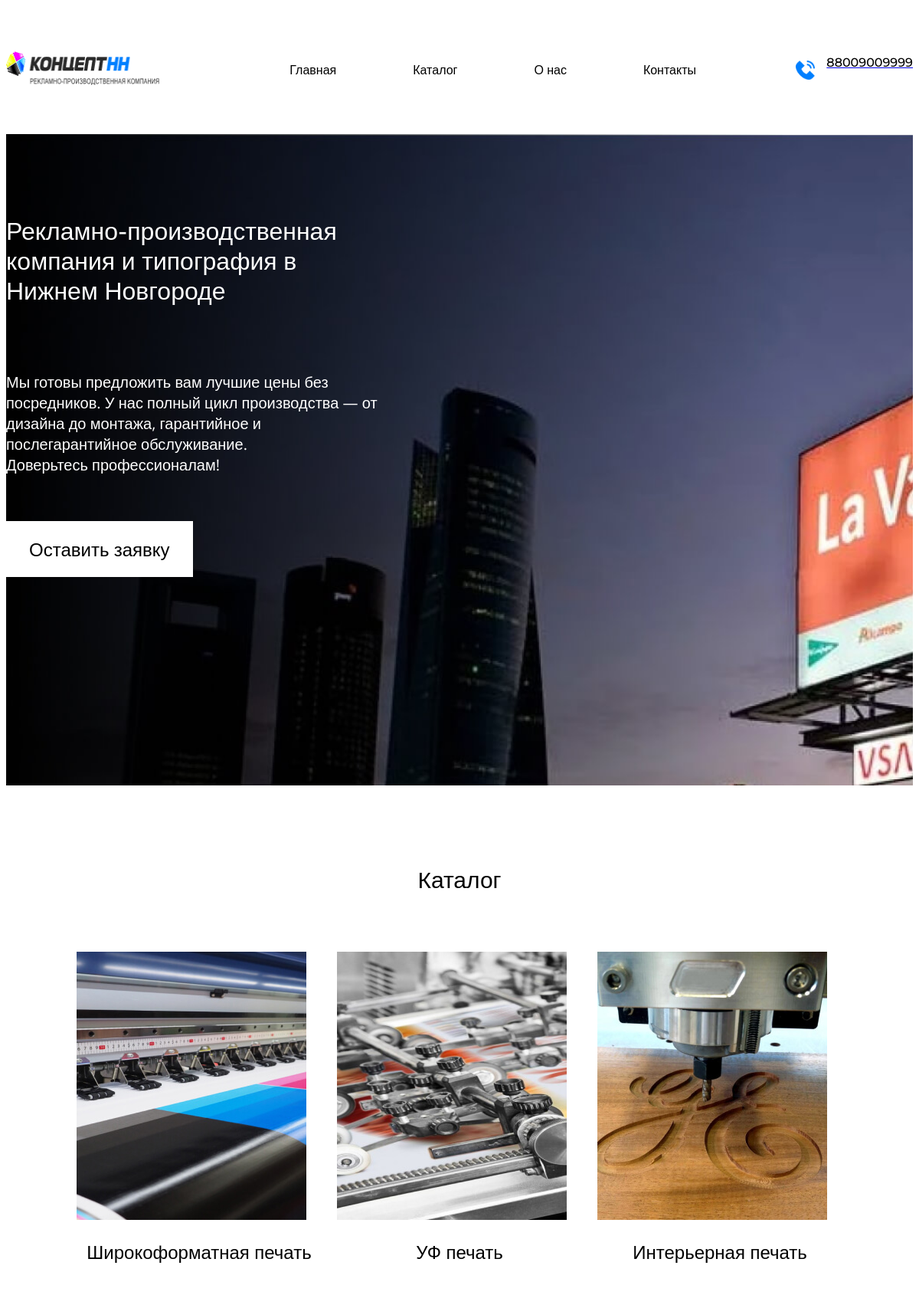
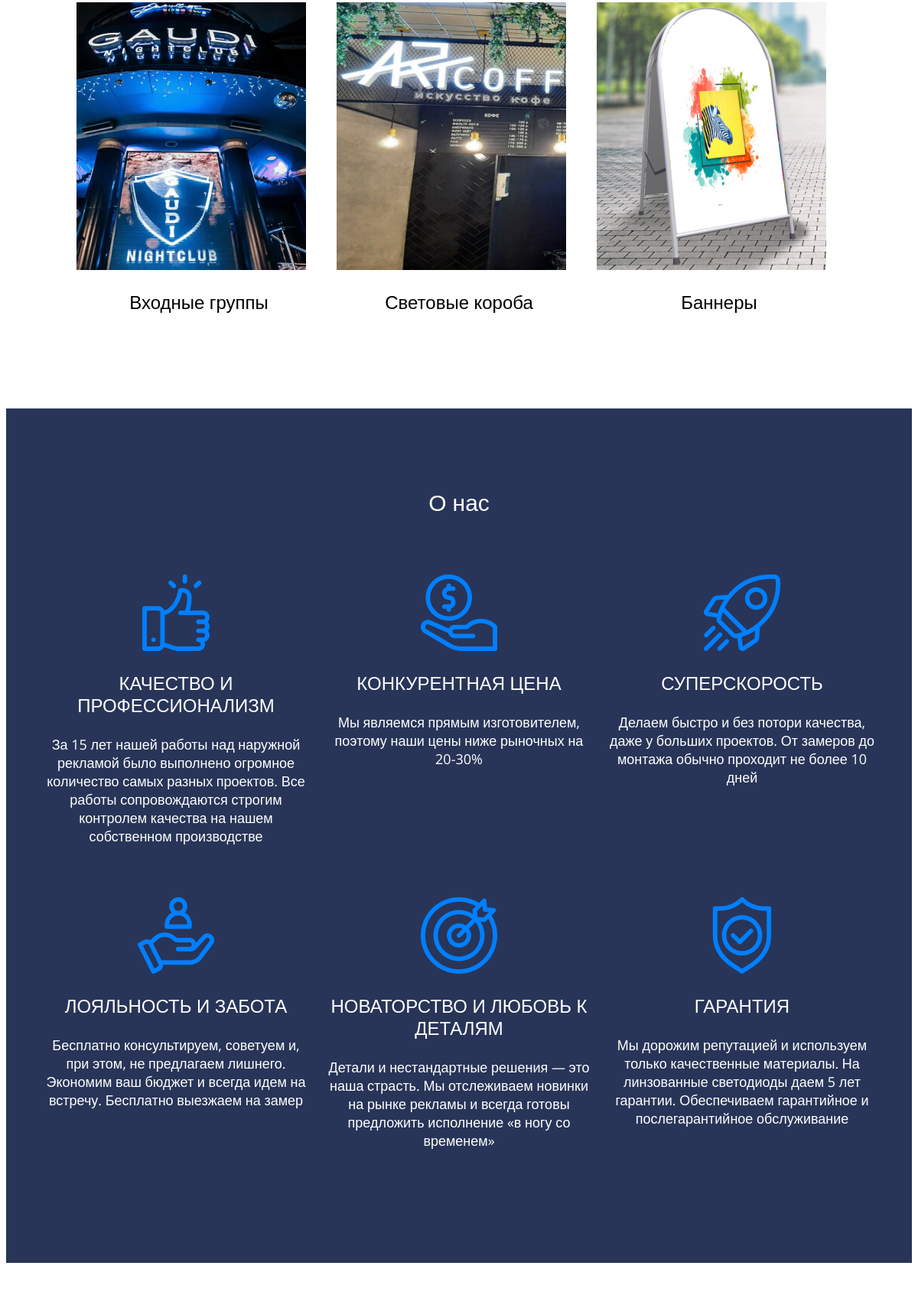
The page / (upper part) on the database its author committed (2 pictures, top to bottom).
### diplomapp/models.py (models this page shows, shortened)
class SubCategory(models.Model):
    name = models.CharField(max_length=100)
    picture = models.ImageField()
    category = models.ForeignKey(Category, on_delete=models.CASCADE)
    @property
    def photo_url(self):
        if self.picture and hasattr(self.picture, 'url'):
            return self.picture.url

### diplomapp/views.py (the view)
# urls.py: path('', views.index, name='index'),
def index(request):
    logger.info(f'{request} request received')
    subcategories = SubCategory.objects.all()
    context = {
        'title': f'Главная страница дипломной работы',
        'subcategories' : subcategories,
        }
    if request.method == 'POST':
        form = FormUserAdd(request.POST)
        if form.is_valid():
            name = form.cleaned_data['name']
            email = form.cleaned_data['email']
            phone_number = form.cleaned_data['phone_number']
            logger.info(f'Получили {name=}, {email=}, {phone_number=}.')
            user1 = User.objects.filter(email=email).first()
            user2 = User.objects.filter(phone_number=phone_number).first()
            if not (user1 and user2):
                user = User(
                    name=name,
                    email=email,
                    phone_number=phone_number
                )
                user.save()
                logger.info(f'{user}')
                context['answer'] = 'Отправлено!'
                return TemplateResponse(request, 'diplomapp/index.html', context)
    else:
        form = FormUserAdd()
        context['form'] = form
    return TemplateResponse(request, 'diplomapp/index.html', context)

### diplomapp/templates/diplomapp/index.html (shortened to what this page needs)
{% extends 'base.html' %}
{% load static %}
{% block content %}
<section class="top-section">
    <div class="container">
        <div class="top-box">
            <h1 class="home-h1">Рекламно-производственная <br>компания и типография в Нижнем Новгороде</h1>
            <p class="description-h1">
                Мы готовы предложить вам лучшие цены без посредников. У нас полный цикл производства — от дизайна до монтажа, гарантийное и послегарантийное обслуживание.
                <br>Доверьтесь профессионалам!
            </p>
            <a href="#form-section" class="btn-top">Оставить заявку</a>
        </div>
    </div>
</section>
<section>
    <div class="container">
        <h2 class="center-text">Каталог</h2>
        <div class="category-box">
            {% for subcategory in subcategories %}
            <div class="item">
                {% if subcategory.photo_url %}
                    <img width="300px" src="{{ subcategory.photo_url }}">
                {% else %}
                <div class="foto white-text center-text">no image</div>
                {% endif %}
                <h3 class="center-text">{{ subcategory.name }}</h3>
            </div>
            {% endfor %}
        </div>
    </div>
</section>
<section class="dark-section">
    <div class="container">
        <h2 class="center-text white-text">О нас</h2>
        <div class="category-box">
            <div class="item-plus">
                <img src="{% static 'images/1.png' %}" alt="" class="icon-plus">
                <h3 class="white-text">Качество и профессионализм</h3>
                <p class="white-text">
                    За 15 лет нашей работы над наружной рекламой было выполнено огромное количество самых разных проектов. Все работы сопровождаются строгим контролем качества на нашем собственном производстве
                </p>
            </div>
            <div class="item-plus">
                <img src="{% static 'images/2.png' %}" alt="" class="icon-plus">
                <h3 class="white-text">Конкурентная цена</h3>
                <p class="white-text">
                    Мы являемся прямым изготовителем, поэтому наши цены ниже рыночных на 20-30%
                </p>
            </div>
            <div class="item-plus">
                <img src="{% static 'images/3.png' %}" alt="" class="icon-plus">
                <h3 class="white-text">Суперскорость</h3>
                <p class="white-text">
                    Делаем быстро и без потори качества, даже у больших проектов. От замеров до монтажа обычно проходит не более 10 дней
                </p>
            </div>
            <div class="item-plus">
                <img src="{% static 'images/4.png' %}" alt="" class="icon-plus">
                <h3 class="white-text">Лояльность и забота</h3>
                <p class="white-text">
                    Бесплатно консультируем, советуем и, при этом, не предлагаем лишнего. Экономим ваш бюджет и всегда идем на встречу. Бесплатно выезжаем на замер
                </p>
            </div>
            <div class="item-plus">
                <img src="{% static 'images/5.png' %}" alt="" class="icon-plus">
                <h3 class="white-text">Новаторство и любовь к деталям</h3>
                <p class="white-text">
                    Детали и нестандартные решения — это наша страсть. Мы отслеживаем новинки на рынке рекламы и всегда готовы предложить исполнение «в ногу со временем»
                </p>
            </div>
            <div class="item-plus">
                <img src="{% static 'images/6.png' %}" alt="" class="icon-plus">
                <h3 class="white-text">Гарантия</h3>
                <p class="white-text">
                    Мы дорожим репутацией и используем только качественные материалы. На линзованные светодиоды даем 5 лет гарантии. Обеспечиваем гарантийное и послегарантийное обслуживание
                </p>
            </div>
        </div>
    </div>
</section>
<section>
    <div class="container">
    </div>
</section>
{% endblock %}

### templates/base.html (shortened to what this page needs)
{% load static %}
<!DOCTYPE html>
<html lang="ru">
<head>
    <link href="{% static 'css/style.css' %}" rel="stylesheet" type="text/css"/>
</head>
<body>
<header class="header">
    <nav class="navigation">
        <div class="container">
            <div class="flex-box">
                <a href="/"><img src="{% static 'images/logo.png' %}" alt="Лого" class="logo"></a>
                <ul class="menu">
                    <li class="menu-list"><a href="/" class="menu-link">Главная</a></li>
                    <li class="menu-list"><a href="/catalog/" class="menu-link">Каталог</a></li>
                    <li class="menu-list"><a href="/about/" class="menu-link">О нас</a></li>
                    <li class="menu-list"><a href="/contacts/" class="menu-link">Контакты</a></li>
                </ul>
                <a href="tel:+78009009999">
                    <div class="flex-box">
                        <img src="{% static 'images/phone.png' %}" alt="phone" class="icon">
                        <p class="phone">88009009999</p>
                    </div>
                </a>
            </div>
        </div>
    </nav>
</header>
{% block content %}{% endblock %}
</body>
</html>

### static/css/style.css (style rules this page uses)
.container { width: 100%; max-width: 1200px; margin: 0 auto; padding: 30px 0px; }
.flex-box { display: flex; width: 100%; align-items: center; justify-content: center; }
.logo { width: 200px; }
li { display: list-item; text-align: -webkit-match-parent; }
p { padding-bottom: 20px; }
.menu { display: flex; width: 100%; list-style-type: none; justify-content: center; align-items: center; }
.menu-list { position: relative; display: flex; justify-content: center; margin-left: 25px; margin-right: 25px; height: 75px; align-items: center; }
.menu-link { text-decoration: none; display: block; padding: 20px 25px; color: black; font-family: 'Montserrat', sans-serif; font-size: 16px; font-weight: 500; font-style: normal; font-optical-sizing: auto; }
.icon { width: 25px; margin-right: 15px; }
a .phone { text-decoration: none; color: black; font-family: 'Montserrat', sans-serif; font-size: 16px; font-weight: 500; font-style: normal; font-optical-sizing: auto; }
.white-text { color: white; }
.center-text { text-align: center }
section { padding-top: 50px; padding-bottom: 60px; }
.top-section { background: url("/static/images/top-fon.jpg") no-repeat; background-size: cover; height: 740px; }
.top-box { width: 100%; max-width: 500px; }
.home-h1 { font-family: 'Montserrat', sans-serif; font-size: 32px; font-weight: 500; font-style: normal; font-optical-sizing: auto; color: white; }
.description-h1 { font-family: 'Open Sans', sans-serif; font-size: 20px; font-weight: 400; color: white; padding-top: 20px; padding-bottom: 60px; }
.btn-top { text-decoration: none; width: 320px; height: 70px; padding: 20px 30px; font-family: 'Open Sans', sans-serif; font-size: 24px; font-weight: 400; color: black; background-color: white; }
h1 { font-family: 'Montserrat', sans-serif; font-size: 32px; font-weight: 500; font-style: normal; font-optical-sizing: auto; padding-bottom: 40px; }
h2 { font-family: 'Montserrat', sans-serif; font-size: 30px; font-weight: 500; font-style: normal; font-optical-sizing: auto; padding-bottom: 40px; }
.category-box { display: flex; width: 100%; justify-content: center; flex-wrap: wrap; align-items: start; }
h3 { font-family: 'Montserrat', sans-serif; font-size: 24px; font-weight: 500; font-style: normal; font-optical-sizing: auto; }
.item { width: 100%; max-width: 320px; padding: 10px; }
.dark-section { background-color: #283558; }
.item-plus { width: 100%; max-width: 350px; padding: 10px; margin-bottom: 10px; text-align: center }
.icon-plus { width: 100px; height: 100px; }
.item-plus h3 { text-transform: uppercase; }
.item-plus p { font-family: 'Open Sans', sans-serif; font-size: 18px; font-weight: 400; }

### rows shown on the page
SubCategory: photo_url (picture), name "Широкоформатная печать"
SubCategory: photo_url (picture), name "УФ печать"
SubCategory: photo_url (picture), name "Интерьерная печать"
SubCategory: photo_url (picture), name "Входные группы"
SubCategory: photo_url (picture), name "Световые короба"
SubCategory: photo_url (picture), name "Баннеры"
